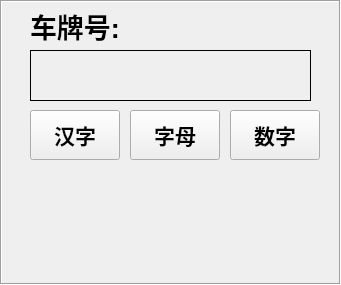
   <widget class="QFrame" name="frame_2">
    <property name="geometry">
     <rect>
      <x>60</x>
      <y>140</y>
      <width>341</width>
      <height>285</height>
     </rect>
    </property>
    <property name="sizePolicy">
     <sizepolicy hsizetype="Ignored" vsizetype="Ignored">
      <horstretch>0</horstretch>
      <verstretch>0</verstretch>
     </sizepolicy>
    </property>
    <property name="minimumSize">
     <size>
      <width>13</width>
      <height>0</height>
     </size>
    </property>
    <property name="font">
     <font>
      <pointsize>24</pointsize>
      <weight>75</weight>
      <bold>true</bold>
      <kerning>true</kerning>
     </font>
    </property>
    <property name="autoFillBackground">
     <bool>false</bool>
    </property>
    <property name="styleSheet">
     <string notr="true">background-image: url(:/background/qrc/background/back.png);
 </string>
    </property>
    <property name="frameShape">
     <enum>QFrame::Box</enum>
    </property>
    <property name="frameShadow">
     <enum>QFrame::Sunken</enum>
    </property>
    <widget class="QLabel" name="label_3">
     <property name="geometry">
      <rect>
       <x>30</x>
       <y>10</y>
       <width>91</width>
       <height>31</height>
      </rect>
     </property>
     <property name="font">
      <font>
       <pointsize>20</pointsize>
       <weight>75</weight>
       <italic>false</italic>
       <bold>true</bold>
      </font>
     </property>
     <property name="text">
      <string>车牌号:</string>
     </property>
    </widget>
    <widget class="QLabel" name="label_speaker">
     <property name="geometry">
      <rect>
       <x>30</x>
       <y>230</y>
       <width>301</width>
       <height>51</height>
      </rect>
     </property>
     <property name="font">
      <font>
       <pointsize>22</pointsize>
       <weight>75</weight>
       <bold>true</bold>
       <underline>false</underline>
       <strikeout>false</strikeout>
       <kerning>true</kerning>
      </font>
     </property>
     <property name="text">
      <string/>
     </property>
    </widget>
    <widget class="QLabel" name="label_carnum">
     <property name="geometry">
      <rect>
       <x>30</x>
       <y>50</y>
       <width>281</width>
       <height>51</height>
      </rect>
     </property>
     <property name="font">
      <font>
       <pointsize>20</pointsize>
       <weight>75</weight>
       <italic>false</italic>
       <bold>true</bold>
       <kerning>true</kerning>
      </font>
     </property>
     <property name="frameShape">
      <enum>QFrame::Box</enum>
     </property>
     <property name="text">
      <string/>
     </property>
     <property name="alignment">
      <set>Qt::AlignCenter</set>
     </property>
    </widget>
    <widget class="QPushButton" name="pbtn_change2">
     <property name="geometry">
      <rect>
       <x>130</x>
       <y>110</y>
       <width>90</width>
       <height>50</height>
      </rect>
     </property>
     <property name="font">
      <font>
       <pointsize>16</pointsize>
       <weight>75</weight>
       <bold>true</bold>
      </font>
     </property>
     <property name="focusPolicy">
      <enum>Qt::NoFocus</enum>
     </property>
     <property name="styleSheet">
      <string notr="true">border-image: url(:/icon/qrc/keyboard-b/button-02.png);</string>
     </property>
     <property name="text">
      <string>字母</string>
     </property>
    </widget>
    <widget class="QPushButton" name="pbtn_change1">
     <property name="geometry">
      <rect>
       <x>30</x>
       <y>110</y>
       <width>90</width>
       <height>50</height>
      </rect>
     </property>
     <property name="font">
      <font>
       <pointsize>16</pointsize>
       <weight>75</weight>
       <bold>true</bold>
      </font>
     </property>
     <property name="focusPolicy">
      <enum>Qt::NoFocus</enum>
     </property>
     <property name="styleSheet">
      <string notr="true">border-image: url(:/icon/qrc/keyboard-b/button-02.png);</string>
     </property>
     <property name="text">
      <string>汉字</string>
     </property>
    </widget>
    <widget class="QPushButton" name="pbtn_change3">
     <property name="geometry">
      <rect>
       <x>230</x>
       <y>110</y>
       <width>90</width>
       <height>50</height>
      </rect>
     </property>
     <property name="font">
      <font>
       <pointsize>16</pointsize>
       <weight>75</weight>
       <bold>true</bold>
      </font>
     </property>
     <property name="focusPolicy">
      <enum>Qt::NoFocus</enum>
     </property>
     <property name="styleSheet">
      <string notr="true">border-image: url(:/icon/qrc/keyboard-b/button-02.png);</string>
     </property>
     <property name="text">
      <string>数字</string>
     </property>
    </widget>
    <widget class="QLabel" name="label_tip">
     <property name="geometry">
      <rect>
       <x>30</x>
       <y>160</y>
       <width>301</width>
       <height>51</height>
      </rect>
     </property>
     <property name="font">
      <font>
       <pointsize>22</pointsize>
       <weight>75</weight>
       <bold>true</bold>
       <underline>false</underline>
       <strikeout>false</strikeout>
       <kerning>true</kerning>
      </font>
     </property>
     <property name="text">
      <string/>
     </property>
    </widget>
   </widget>
